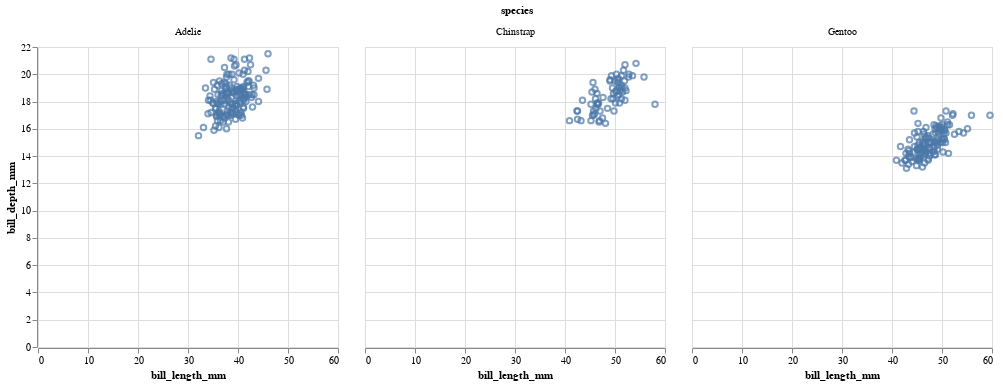

The notebook cell this image was saved under:
### Markdown cell above
The faceted scatterplot from the penguins data

### Code cell
alt.Chart(df_penguins).mark_point().encode(
    x="bill_length_mm",
    y="bill_depth_mm",
    facet="species"
)

### Figure 1 — Vega-Lite specification as saved in the notebook (floating-point values rounded to 4 significant figures; data arrays with more than 128 entries replaced by an {"elided": "..."} marker saying what was removed)
{"config": {"view": {"continuousWidth": 300, "continuousHeight": 300}}, "data": {"name": "data-d00e1631cca48c544438d30d2b470e8a"}, "mark": {"type": "point"}, "encoding": {"facet": {"field": "species", "type": "nominal"}, "x": {"field": "bill_length_mm", "type": "quantitative"}, "y": {"field": "bill_depth_mm", "type": "quantitative"}}, "$schema": "https://vega.github.io/schema/vega-lite/v5.15.1.json", "datasets": {"data-d00e1631cca48c544438d30d2b470e8a": {"elided": "344 records"}}}
